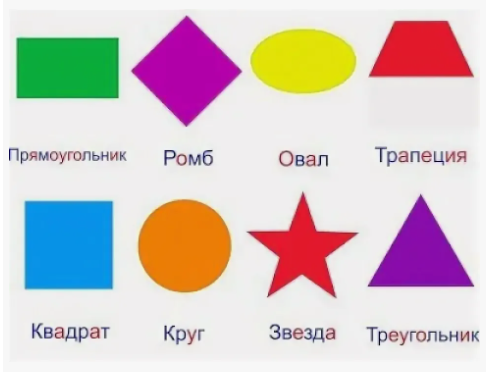
#> input picture Chentsov/figu.png, 486 x 372 px
$ python new0510.py
#> lines starting #> are read from the running program, lines starting #| are printed output that depends on the picture; after the words box and inside, x2 and y2 are one past the last pixel; in counts of white or black regions, pixels touching at a corner belong together
import cv2
kartinka = cv2.imread("figu.png")
#> kartinka is the input picture: shape (372, 486, 3); mean B, G, R 199.6, 200.1, 212.1
gray = cv2.cvtColor(kartinka, cv2.COLOR_BGR2GRAY)
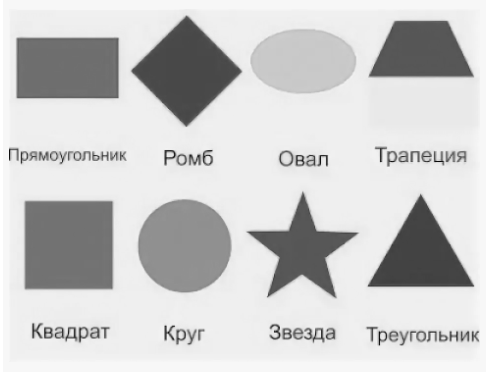
#> gray: shape (372, 486); min 8, max 255, mean 203.7
blur = cv2.GaussianBlur(gray, (5,5),0)
_, porog = cv2.threshold(blur, 220, 255, cv2.THRESH_BINARY_INV)
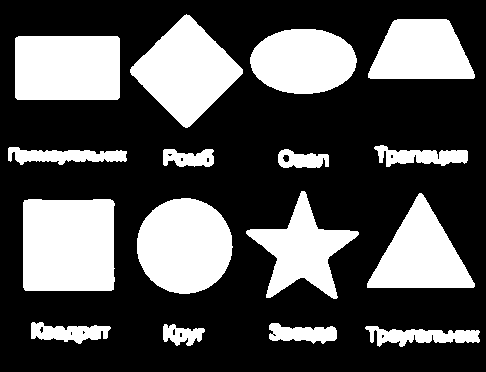
#> porog: shape (372, 486); 32% white; 16 white regions
konturi, _ = cv2.findContours(porog.copy(), cv2.RETR_EXTERNAL, cv2.CHAIN_APPROX_SIMPLE)
#> konturi = 16 contours; largest, box (x1, y1, x2, y2) and area: (23, 199, 115, 291) 8134, (137, 198, 233, 294) 7058, (130, 14, 243, 128) 6735, (15, 36, 120, 100) 6543, (250, 29, 357, 94) 5364

for kontur in konturi:
    area = cv2.contourArea(kontur)
    if cv2.contourArea(kontur) < 100:
        continue
    peri = cv2.arcLength(kontur, True)
    approx = cv2.approxPolyDP(kontur, 0.04*peri, True)
    vershini = len(approx)

    x, y, w, h = cv2.boundingRect(approx)
    cX = x + w // 2
    cY = y + h //2

    if vershini == 3:
        shape_name = "treygolnik"
    elif vershini == 4:
        aspect_ratio = float(w)/h
        if 0.95 <= aspect_ratio <= 1.05:
            shape_name = "kvadrat"
        else:
            shape_name = "pryamoygolnik"
    elif vershini == 5:
        shape_name = "pyatiygolnik"
    else:
        shape_name = "krug"
    #print(vershini, shape_name)
    cv2.drawContours(kartinka,[approx], -1, (0,255,0), 5)
    text = f"{shape_name} (S:{int(area)})"
    cv2.putText(kartinka, text, (cX, cY), cv2.FONT_HERSHEY_COMPLEX, 0.5, (255,0,0), 2)
#> this loop made 16 passes
#> (area, peri, approx, vershini, x, y, w, h) on passes 3, 4, 5, 13, 15, 16: (870.5, 187, [[269, 325], [272, 340], [336, 338], [332, 326]], 4, 269, 325, 68, 16), (984.5, 226.6, [[31, 338], [80, 343], [110, 327], [32, 322]], 4, 31, 322, 80, 22), (8134.5, 361.2, [[24, 200], [24, 289], [113, 289], [113, 201]], 4, 24, 200, 90, 90), (6543, 329.3, [[15, 38], [17, 99], [119, 97], [117, 36]], 4, 15, 36, 105, 64), (4839, 297.2, [[368, 73], [474, 77], [446, 19], [394, 20]], 4, 368, 19, 107, 59), (6735, 328.2, [[186, 14], [130, 69], [185, 127], [242, 73]], 4, 130, 14, 113, 114)
#> (area, peri, approx, vershini, x, y, w, h) on passes 1, 7, 11, 12: (1205.5, 354, [[365, 327], [379, 346], [479, 341]], 3, 365, 327, 115, 20), (5353, 339.9, [[419, 193], [367, 287], [473, 287]], 3, 367, 193, 107, 95), (1169, 322.1, [[8, 148], [20, 164], [126, 160]], 3, 8, 148, 119, 17), (1056, 287.3, [[374, 147], [386, 166], [467, 160]], 3, 374, 147, 94, 20)
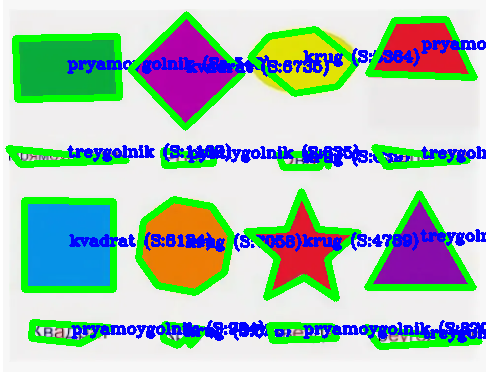
#> kartinka: shape (372, 486, 3); mean B, G, R 184.3, 196.5, 170.2
cv2.imshow("okoshko", kartinka)
cv2.waitKey(0000)

$ run again, with Chentsov/kap.jpg saved as Chentsov/figu.png
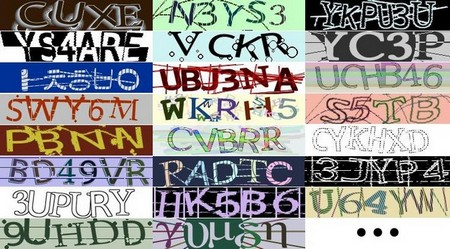
#> input picture Chentsov/kap.jpg, 450 x 249 px
#> kartinka is the input picture: shape (249, 450, 3); mean B, G, R 146, 148.6, 149.9
#> `_, porog = cv2.threshold(blur, 220, 255, cv2.THRESH_BINARY_INV)`:
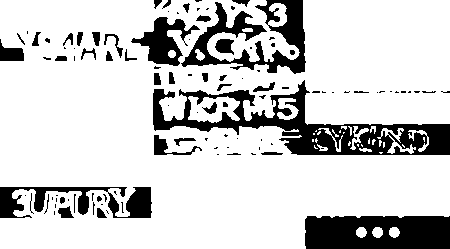
#> porog: shape (249, 450); 80.8% white; 105 black regions (63 under 20 px)
#> konturi = 36 contours, 22 with area under 20; largest, box (x1, y1, x2, y2) and area: (0, 0, 450, 249) 90782, (188, 96, 240, 123) 946, (277, 98, 299, 120) 224, (377, 128, 416, 154) 183, (350, 126, 369, 150) 97
#> the loop `for kontur in konturi:` made 36 passes
#> (area, peri, vershini, x, y, w, h, cX) on passes 26, 32, 33, 36: (183, 226.9, 7, 377, 128, 39, 25, 396), (224, 126.9, 9, 278, 98, 21, 21, 288), (946.5, 187.9, 7, 188, 97, 52, 26, 214), (90781.5, 3916.9, 5, 0, 0, 450, 249, 225)
#> after the loop `for kontur in konturi:`:
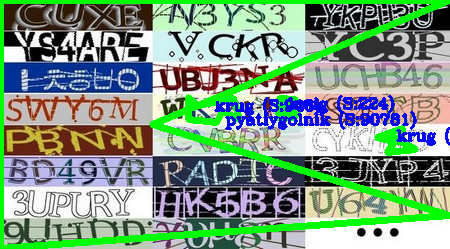
#> kartinka: shape (249, 450, 3); 13.53% of pixels changed, all inside (x1, y1, x2, y2) = (0, 0, 450, 249)
